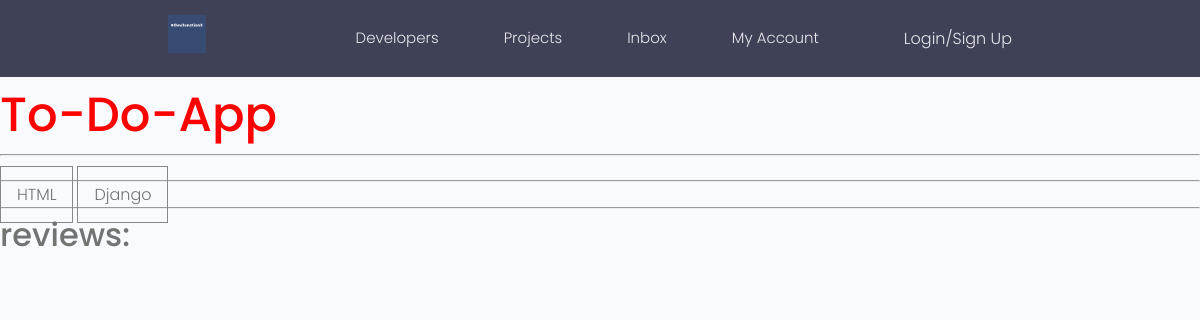
Page /project/9af8c6ac-0e5f-4a09-9816-b83f5dc0b15c/ on the earlier database version.
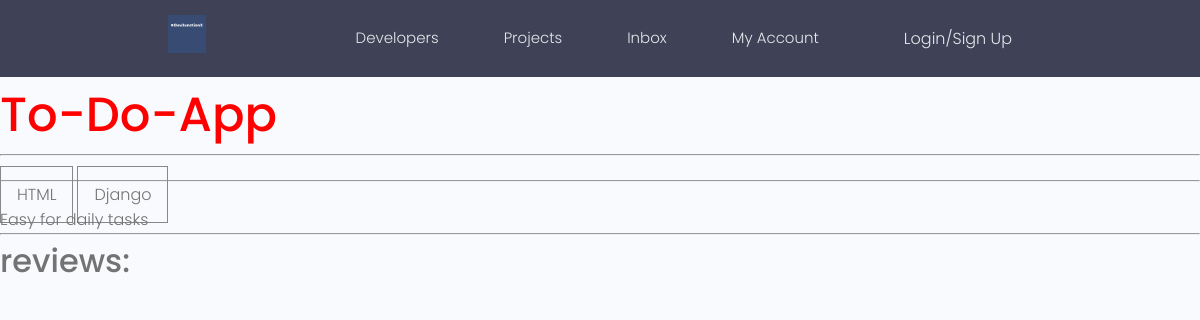
Same page on the later database version.
### projects/models.py (models this page shows, shortened)
class Project(models.Model):
    title = models.CharField(max_length=100)
    description = models.TextField(null=True, blank=True)
    featured_image = models.ImageField(null=True, blank=True, default= 'default.jpg')
    demo_link = models.CharField(max_length=1000, null=True, blank=True)
    source_code = models.CharField(max_length=1000, null=True, blank=True)
    vote_total = models.IntegerField(default=0)
    vote_ratio = models.IntegerField(default=0)
    tags = models.ManyToManyField('Tag', null=True, blank=True)  # Stringfy the model if it is defined below
    created = models.DateTimeField(auto_now_add=True)
    id = models.UUIDField(default=uuid.uuid4, unique=True, primary_key=True, editable=False)
    @property
    def imageURL(self):
        try:
            img = self.featured_image.url
        except:
            img = ''
        return img

### projects/views.py (the view)
# urls.py: path('project/<str:pk>/', views.project, name='project'),
def project(request, pk):
    projectObj = Project.objects.get(id=pk)  # Single project
    tags = projectObj.tags.all()             # project tags
    reviews = projectObj.review_set.all()
    context = {'project' : projectObj, 'tags' : tags, 'reviews': reviews}
    return render(request, 'projects/single-project.html', context)

### projects/models.py (called while the page is built)
    def __str__(self):
        return self.name

### projects/templates/projects/single-project.html (shortened to what this page needs)
{% extends "main.html" %}
{% block content %}
<h1> {{project.title}}</h1>
<hr>
<hr>
{% for tag in tags %}
<span style="border: 1px solid #888; padding: 1em;">{{tag}}</span>
{% endfor %}
<p> {{project.description}}</p>
<hr>
<h3>reviews:</h3>
{% endblock content %}

Differences in the rows shown:
changed Project "To-Do-App": description (not shown) → "Easy for daily tasks"
